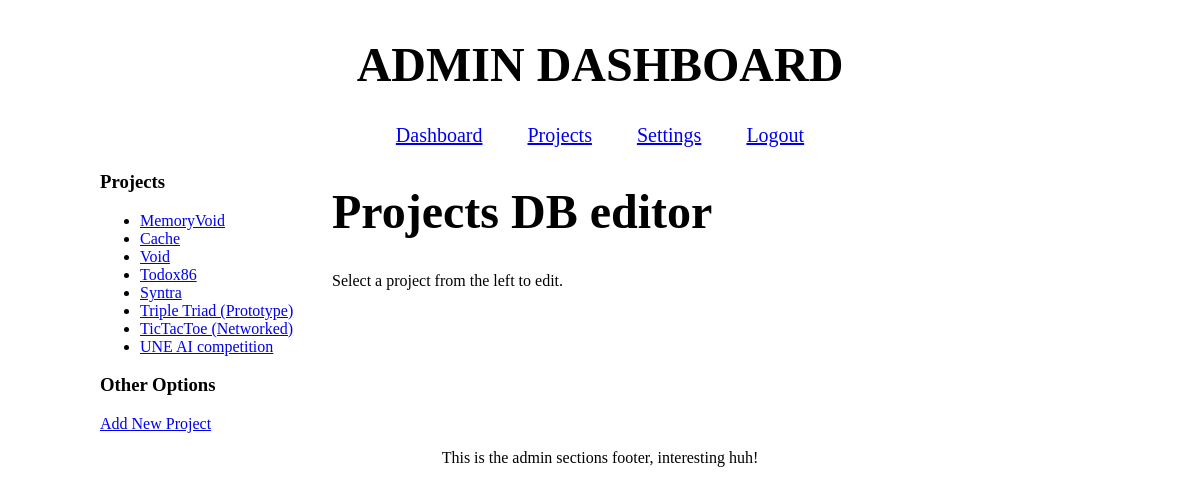
Before: /hahncoded/admin/projects.php (signed in) with the older database file.
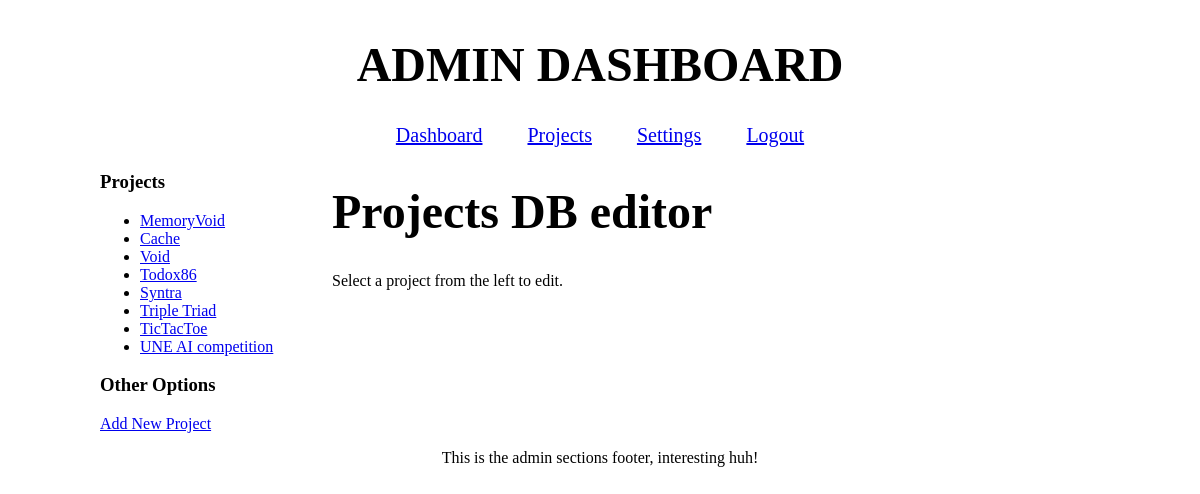
After: the same page with the newer database file.
### tables this page shows
CREATE TABLE projects (
    id INTEGER PRIMARY KEY AUTOINCREMENT,
    name TEXT NOT NULL,
    slug TEXT NOT NULL UNIQUE,
    last_updated TEXT NOT NULL DEFAULT (date('now')),
    languages TEXT,
    description TEXT NOT NULL,
    content TEXT NOT NULL
    );

### hahncoded/admin/projects.php (the view, shortened to what this page needs)
<?php
require_once "init.php";
$selected_project = null;
$isNew = false;
$projects = $database->query("SELECT id, name FROM projects ORDER BY id ASC");
?>
<?php include "header.php" ?>
<main>
  <div class="side-panel">
    <h3>Projects</h3>
    <ul>
      <?php while ($p = $projects->fetch()) : ?>
        <li>
          <a href="?id=<?= $p["id"] ?>"><?= htmlspecialchars($p["name"]) ?></a>
        </li>
      <?php endwhile ?>
    </ul>
    <h3>Other Options</h3>
      <a href="?action=new">Add New Project</a>
  </div>
  <div class="center-panel">
    <h1>Projects DB editor</h1>
    <?php if ($selected_project || $isNew): ?>
      <div class="form-heading">
        <?php if (!$isNew): ?>
          <h3>Editing: <?= htmlspecialchars($selected_project["name"]) ?></h3>
          <form method="POST">
            <input type="hidden" name="mode" value="delete">
            <input type="hidden" name="id" value="<?= $selected_project["id"] ?>">
            <input type="hidden" name="csrf_token" value="<?= csrf_token() ?>">
            <button class="delete-btn" type="submit" onclick="return
              confirm('Are you sure you want to delete this project');">
              Delete this project
            </button>
          </form>
        <?php else: ?>
          <h3>Adding New Project</h3>
        <?php endif; ?>
      </div>
      <form method="POST">
        <fieldset>
          <input type="hidden" name="csrf_token" value="<?=csrf_token() ?>">
          <input type="hidden" name="mode" value="<?= $isNew ? "create" : "update" ?>">
          <?php if (!$isNew): ?>
            <input type="hidden" name="id" value="<?= $selected_project["id"]?>">
          <?php endif; ?>
          <label>Name: </label><br>
          <input name="name" value="<?= htmlspecialchars($selected_project["name"]) ?>">
          <br><br>
          <label>URL-Slug: </label><br>
          <input name="slug" value="<?= htmlspecialchars($selected_project["slug"]) ?>">
          <br><br>
          <input type="hidden" name="last_updated" value="<?= htmlspecialchars($selected_project["last_updated"]) ?>">
          <label>Languages: </label><br>
          <input name="languages" value="<?= htmlspecialchars($selected_project["languages"]) ?>">
          <br><br>
          <label>Description: </label><br>
          <input name="description" value="<?= htmlspecialchars($selected_project["description"]) ?>">
          <br><br>
          <label>Content (Markdown body): </label><br>
          <textarea name="content" rows="30"><?= htmlspecialchars($selected_project["content"]) ?></textarea>
          <br><br>
          <button type="submit"><?= $isNew ? "Add Project" : "Save Changes" ?></button>
        </fieldset>
      </form>
    <?php else: ?>
      <p>Select a project from the left to edit.</>
    <?php endif; ?>
  </div>
</main>
<?php include "footer.php" ?>

### hahncoded/admin/header.php (shortened to what this page needs)
<!DOCTYPE html>
<html>
  <head>
    <link rel="stylesheet" type="text/css" href="/css/admin.css">
  </head>
  <body>
    <header>
      <h1>ADMIN DASHBOARD</h1>
        <nav>
          <a href="index.php">Dashboard</a>
          <a href="projects.php?action=new">Projects</a>
          <a href="settings.php?action=new">Settings</a>
          <a href="logout.php">Logout</a>
        </nav>
    </header>

### hahncoded/admin/footer.php (shortened to what this page needs)
        <footer>
            <p>This is the admin sections footer, interesting huh!<p/>
        </footer>
    </body>
</html>

### hahncoded/css/admin.css (style rules this page uses)
h1 { font-size: 3rem; font-weight: bold; }
body { font-size: 16px; height: 100vh; max-width: 1000px; width: 100%; margin: auto; }
header { display: flex; flex-direction: column; align-items: center; justify-items: center; padding: 5px; }
nav { font-size: 1.25rem; text-align: right; }
nav a { padding-left: 20px; padding-right: 20px; }
main { text-align: center; display: flex; gap: 2rem; text-align: left; max-width: 1000px; margin: auto; }
.side-panel { min-width: 200px; max-width: 200px; overflow-wrap: break-word; }
.center-panel { flex: 1; }
footer { margin-top: auto; text-align: center; }

Changed rows visible on the page:
changed projects: name "Triple Triad (Prototype)" → "Triple Triad"
changed projects: name "TicTacToe (Networked)" → "TicTacToe"
